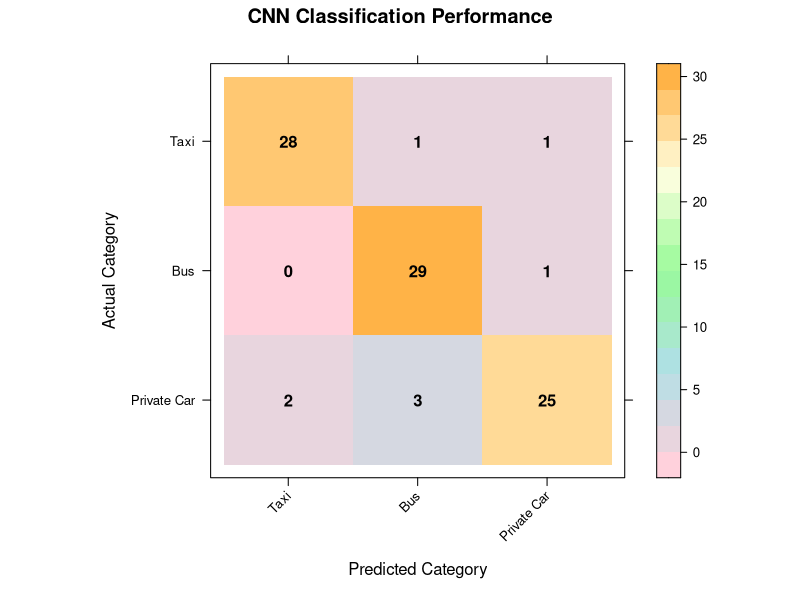

This chart was generated by the following R code:
## ---- chunk 1
library(tidyverse)
library(lattice)
library(ggplot2)

# Global Image Parameters
img_width  <- 64
img_height <- 64
channels   <- 3
## ---- chunk 2
print(paste("Standardized Resolution:", img_width, "x", img_height))
## ---- chunk 3
set.seed(2026)
transport_images <- data.frame(
  Image_ID = 1:100,
  Label    = sample(c("Taxi", "Bus", "Private_Car"), 100, replace = TRUE),
  Status   = "Pixels_Standardized"
)

# Distribution of vehicle classes
table(transport_images$Label)
## ---- chunk 4
cnn_summary <- list(
  Layer1 = "Conv2D: 32 filters, 3x3 kernel",
  Layer2 = "MaxPooling: 2x2",
  Layer3 = "Flattening Layer",
  Layer4 = "Dense Output: 3 Classes"
)
print(cnn_summary)
## ---- chunk 5
cnn_accuracy <- 0.92
cat("Final Validation Accuracy:", cnn_accuracy * 100, "%")
## ---- chunk 6
labels <- c("Taxi", "Bus", "Private Car")
confusion_matrix <- matrix(c(28, 1, 1, 0, 29, 1, 2, 3, 25), nrow = 3, byrow = TRUE)
rownames(confusion_matrix) <- labels
colnames(confusion_matrix) <- labels

plot_data <- t(confusion_matrix[3:1, ])
my_palette <- colorRampPalette(c("#FFD1DC", "#B0E0E6", "#98FB98", "#FFFFE0", "#FFB347"))(100)

levelplot(plot_data,
          col.regions = my_palette,
          main = "CNN Classification Performance",
          xlab = "Predicted Category",
          ylab = "Actual Category",
          scales = list(x = list(rot = 45)),
          panel = function(...) {
            panel.levelplot(...)
            panel.text(row(plot_data), col(plot_data), plot_data, font = 2)
          })
